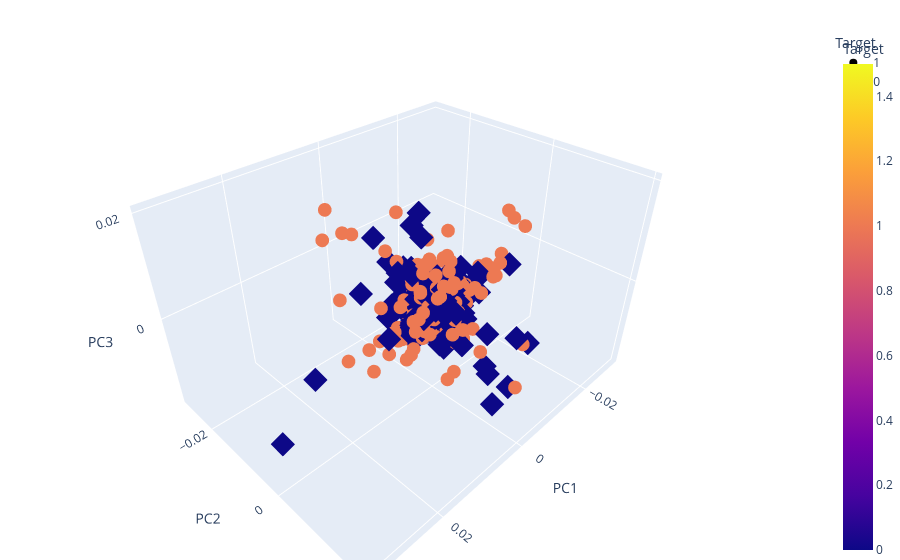

The notebook cell this image was saved under:
### Code cell
import plotly.express as px

df3d = pd.DataFrame(
    X_reduced, 
    columns=['PC1', 'PC2', 'PC3']
)
df3d['Target'] = y.values
fig = px.scatter_3d(
    df3d,
    x='PC1',
    y='PC2',
    z='PC3',
    color='Target',
    symbol='Target',
)
fig.update_layout(margin=dict(l=0, r=0, b=0, t=30))
fig.show()

# # 3D график
# fig = plt.figure()
# ax = fig.add_subplot(111, projection='3d')
# scatter = ax.scatter(X_reduced[:, 0], X_reduced[:, 1], X_reduced[:, 2], c=y, cmap='coolwarm')
# plt.colorbar(scatter)
# plt.title("3D PCA проекция")
# plt.show()

### Figure 1 — Plotly figure (JSON) as saved in the notebook; plotly's stock layout.template omitted (floating-point values rounded to 4 significant figures; data arrays with more than 128 entries replaced by an {"elided": "..."} marker saying what was removed)
{"data": [{"hovertemplate": "Target=%{marker.color}<br>PC1=%{x}<br>PC2=%{y}<br>PC3=%{z}<extra></extra>", "legendgroup": "1", "marker": {"color": {"elided": "896 int values"}, "coloraxis": "coloraxis", "symbol": "circle"}, "mode": "markers", "name": "1", "scene": "scene", "showlegend": true, "type": "scatter3d", "x": {"elided": "896 float values"}, "y": {"elided": "896 float values"}, "z": {"elided": "896 float values"}}, {"hovertemplate": "Target=%{marker.color}<br>PC1=%{x}<br>PC2=%{y}<br>PC3=%{z}<extra></extra>", "legendgroup": "0", "marker": {"color": {"elided": "1064 int values"}, "coloraxis": "coloraxis", "symbol": "diamond"}, "mode": "markers", "name": "0", "scene": "scene", "showlegend": true, "type": "scatter3d", "x": {"elided": "1064 float values"}, "y": {"elided": "1064 float values"}, "z": {"elided": "1064 float values"}}], "layout": {"coloraxis": {"colorbar": {"title": {"text": "Target"}}, "colorscale": [[0, "#0d0887"], [0.1111, "#46039f"], [0.2222, "#7201a8"], [0.3333, "#9c179e"], [0.4444, "#bd3786"], [0.5556, "#d8576b"], [0.6667, "#ed7953"], [0.7778, "#fb9f3a"], [0.8889, "#fdca26"], [1, "#f0f921"]]}, "legend": {"title": {"text": "Target"}, "tracegroupgap": 0}, "margin": {"b": 0, "l": 0, "r": 0, "t": 30}, "scene": {"domain": {"x": [0, 1], "y": [0, 1]}, "xaxis": {"title": {"text": "PC1"}}, "yaxis": {"title": {"text": "PC2"}}, "zaxis": {"title": {"text": "PC3"}}}}}
